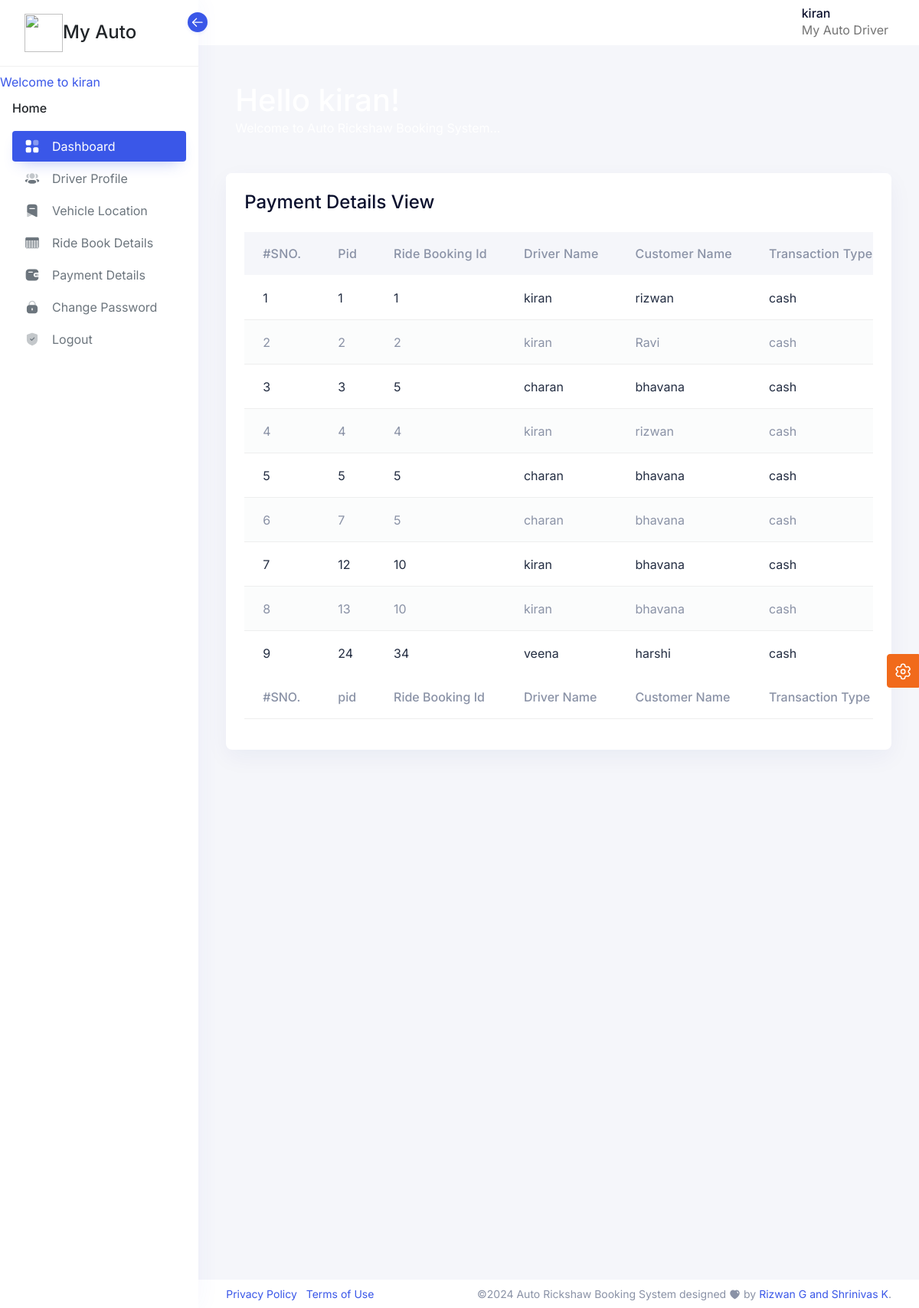
/adminhome/driverpay/ (signed in), run on the app's committed database.
### auto_admin/models.py (models this page shows, shortened)
class driverz(models.Model):
    dname=models.CharField(max_length=200)
    email=models.CharField(max_length=200)
    passw=models.CharField(max_length=200)
    contact=models.CharField(max_length=50)
    auto_number=models.CharField(max_length=200)
    auto_type=models.CharField(max_length=200)
    auto_date=models.CharField(max_length=200)
    license_no=models.CharField(max_length=200)
    auto_photo=models.FileField(upload_to="images/",max_length=250,null=True,default=None)
    driver_photo=models.FileField(upload_to="images/",max_length=250,null=True,default=None)
    driver_qr=models.FileField(upload_to="images/",max_length=250,null=True,default=None)
    def __str__(self):
        return self.dname

class payment(models.Model):
    rbook_id=models.ForeignKey(ride_book,on_delete=models.CASCADE)
    did=models.ForeignKey(driverz,on_delete=models.CASCADE)
    cid=models.ForeignKey(customer,on_delete=models.CASCADE)
    t_type=models.CharField(max_length=150,null=True,default=None)
    t_amount=models.CharField(max_length=150)
    t_date=models.CharField(max_length=150)
    pmtstatus=models.CharField(max_length=150)

class ride_book(models.Model):
    cid=models.ForeignKey(customer,on_delete=models.CASCADE)
    did=models.ForeignKey(driverz,on_delete=models.CASCADE)
    froute=models.CharField(max_length=200)
    troute=models.CharField(max_length=200)
    total_km=models.CharField(max_length=200)
    perkm_cost=models.CharField(max_length=150)
    total_amount=models.CharField(max_length=150)
    book_date=models.CharField(max_length=200)
    book_time=models.CharField(max_length=150)
    book_status=models.CharField(max_length=150)

class customer(models.Model):
    cname=models.CharField(max_length=200)
    email=models.CharField(max_length=200)
    contact=models.CharField(max_length=50)
    passwrd=models.CharField(max_length=200)
    def __str__(self):
        return self.cname

### auto_admin/views.py (the view)
# urls.py: path('driverpay/',driverpay),
def driverpay(request):
     pay=payment.objects.all()
     return render(request,"adminz/driverpay_view.html",{'pay':pay})

### templates/adminz/driverpay_view.html (shortened to what this page needs)
{% load static %}
{% include 'adminz/dheader.html'%}
{% include 'adminz/slidebardriver.html'%}
<div class="conatiner-fluid content-inner mt-n5 py-0">
   <div class="row">
      <div class="col-sm-12">
         <div class="card">
            <div class="card-header d-flex justify-content-between">
               <div class="header-title">
                  <h4 class="card-title">Payment Details View</h4>
               </div>
            </div>
            <div class="card-body">
               <div class="table-responsive">
                  <table id="datatable" class="table table-striped" data-toggle="data-table">
                     <thead>
                        <tr class="ligth">
                           <th>#SNO.</th>
                           <th>pid</th>
                           <th>Ride Booking Id</th>
                           <th>Driver Name</th>
                           <th>Customer Name</th>
                           <th>Transaction Type</th>
                        </tr>
                     </thead>
                     <tbody>
                        {% for p in pay %}
                        <tr>
                           <td>{{forloop.counter}}</td>
                          <td>{{p.id}}</td>
                          <td>{{p.rbook_id.id}}</td>
                          <td>{{p.did}}</td>
                          <td>{{p.cid}}</td>
                          <td>{{p.t_type}}</td>
                        </tr>
                        {% endfor %}
                     </tbody>
                     <tfoot>
                        <tr>
                          <th>#SNO.</th>
                          <th>pid</th>
                          <th>Ride Booking Id</th>
                          <th>Driver Name</th>
                          <th>Customer Name</th>
                          <th>Transaction Type</th>
                        </tr>
                       </tfoot>
                     </table>
                  </div>
               </div>
         </div>
      </div>
   </div>
               </div>
       {% include 'adminz/footer.html'%}

### templates/adminz/slidebardriver.html (shortened to what this page needs)
{% load static %}
<body class="  ">
<aside class="sidebar sidebar-default sidebar-white sidebar-base navs-rounded-all ">
    <div class="sidebar-header d-flex align-items-center justify-content-start">
        <a href="#" class="navbar-brand">
            <h4 class="logo-title"><img src="/static/images/myauto.png" height="50" width="50">My Auto</h4>
        </a>
        <div class="sidebar-toggle" data-toggle="sidebar" data-active="true">
            <i class="icon">
            </i>
        </div>
    </div>
    {%if request.session.driver_session %}
   Welcome to {{request.session.drivername}}
  {%else%}
  Plz Login
  {%endif%}
    <div class="sidebar-body pt-0 data-scrollbar">
        <div class="sidebar-list">
            <ul class="navbar-nav iq-main-menu" id="sidebar-menu">
                <li class="nav-item static-item">
                    <a class="nav-link static-item disabled" href="#" tabindex="-1">
                        <span class="default-icon">Home</span>
                    </a>
                </li>
                <li class="nav-item">
                    <a class="nav-link active" aria-current="page" href="/adminhome/driverpage/">
                        <i class="icon">
                        </i>
                        <span class="item-name">Dashboard</span>
                    </a>
                </li>
                <li class="nav-item">
                    <a class="nav-link"  href="/adminhome/driver_profile/" role="button" aria-expanded="false" aria-controls="sidebar-user">
                        <i class="icon">
                        </i>
                        <span class="item-name">Driver Profile</span>
                    </a>
                </li>
                <li class="nav-item">
                    <a class="nav-link" href="/adminhome/vehical_location_view/" role="button" aria-expanded="false" aria-controls="utilities-error">
                        <i class="icon">
                        </i>
                        <span class="item-name">Vehicle location</span>
                    </a>
                </li>
                <li class="nav-item">
                    <a class="nav-link"  href="/adminhome/driveridebook/" role="button" aria-expanded="false" aria-controls="sidebar-table">
                        <i class="icon">
                        </i>
                        <span class="item-name">Ride Book Details</span>
                    </a>
                </li>
                 <li class="nav-item">
                    <a class="nav-link"  href="/adminhome/driverpay/" role="button" aria-expanded="false" aria-controls="sidebar-table">
                        <i class="icon">
                        </i>
                        <span class="item-name">Payment Details</span>
                    </a>
                </li>
                <li class="nav-item">
                    <a class="nav-link "  href="/adminhome/driverchange_pass/">
                        <i class="icon">
                        </i>
                        <span class="item-name">Change Password</span>
                    </a>
                </li>
                <li class="nav-item">
                    <a class="nav-link"  href="/dlogout/" role="button" aria-expanded="false" aria-controls="sidebar-user">
                        <i class="icon">
                        </i>
                        <span class="item-name">Logout</span>
                    </a>
                </li>
            </ul>
                    </div>
    </div>
</aside>    <main class="main-content">
  <div class="position-relative iq-banner">
    <nav class="nav navbar navbar-expand-lg navbar-light iq-navbar">
      <div class="container-fluid navbar-inner">
        <div class="collapse navbar-collapse" id="navbarSupportedContent">
          <ul class="mb-2 navbar-nav ms-auto align-items-center navbar-list mb-lg-0">
            <li class="nav-item dropdown">
              <a class="py-0 nav-link d-flex align-items-center" href="#" id="navbarDropdown" role="button" data-bs-toggle="dropdown" aria-expanded="false">
                <div class="caption ms-3 d-none d-md-block ">
                    <h6 class="mb-0 caption-title">{{request.session.drivername}}</h6>
                    <p class="mb-0 caption-sub-title">My Auto Driver</p>
                </div>
              </a>
            </li>
          </ul>
        </div>
      </div>
    </nav>
      <div class="iq-navbar-header" style="height: 215px;">
          <div class="container-fluid iq-container">
              <div class="row">
                  <div class="col-md-12">
                      <div class="flex-wrap d-flex justify-content-between align-items-center">
                        <div>
                              <h1>Hello {{request.session.drivername}}!</h1>
                              <p>Welcome to Auto Rickshaw Booking System...</p>
                          </div>
                      </div>
                  </div>
              </div>
          </div>
          <div class="iq-header-img">
          </div>
      </div>
  </div>

### data on the page
driverz: session.drivername "kiran"
payment: id "1", rbook_id.id "1", did "kiran", cid "rizwan", t_type "cash"
payment: id "2", rbook_id.id "2", did "kiran", cid "Ravi", t_type "cash"
payment: id "3", rbook_id.id "5", did "charan", cid "bhavana", t_type "cash"
payment: id "4", rbook_id.id "4", did "kiran", cid "rizwan", t_type "cash"
payment: id "5", rbook_id.id "5", did "charan", cid "bhavana", t_type "cash"
payment: id "7", rbook_id.id "5", did "charan", cid "bhavana", t_type "cash"
payment: id "12", rbook_id.id "10", did "kiran", cid "bhavana", t_type "cash"
payment: id "13", rbook_id.id "10", did "kiran", cid "bhavana", t_type "cash"
payment: id "24", rbook_id.id "34", did "veena", cid "harshi", t_type "cash"
